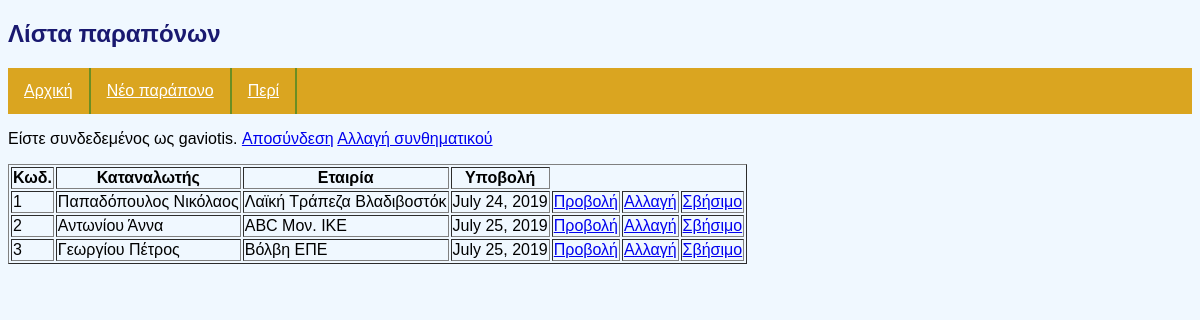
Page / (signed in) on the earlier database version.
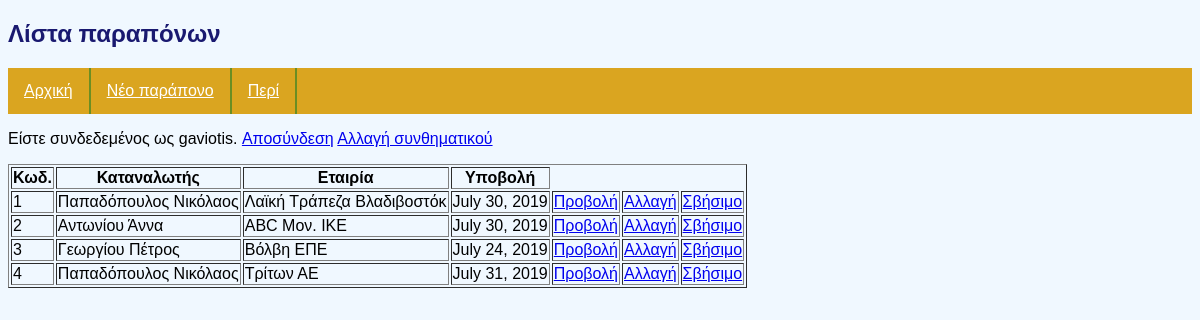
Same page on the later database version.
### dbapp/models.py (models this page shows, shortened)
class Parapono(models.Model):
    katanalotis = models.CharField(max_length=40, verbose_name='Καταναλωτής')
    etairia = models.CharField(max_length=60, verbose_name='Εταιρία')
    ypovoli = models.DateField(
        default=datetime.date.today, verbose_name='Ημ/νία υποβολής')
    prostimo = models.DecimalField(decimal_places=2, max_digits=10, null=True, blank=True,
                                   verbose_name='Επιβληθέν πρόστιμο')  # νέα διόρθωση
    armodios = models.CharField(
        max_length=20, default='Φλώρου Νίκη', verbose_name='Αρμόδιος')
    eisagogi = models.DateTimeField(auto_now_add=True)
    epitopios = models.BooleanField(verbose_name='Επιτόπιος έλεγχος')
    perigrafi = models.TextField(
        null=True, blank=True, verbose_name='Περιγραφή')  # νέα προσθήκη
    xristis = models.ForeignKey('auth.User', default=1, on_delete=models.CASCADE,
                                verbose_name='Χρήστης')  # νέα προσθήκη

### dbapp/views.py (the view)
# urls.py: path('',                  login_required(ArxikiView.as_view()),  name = 'arxikiSelida'),
class ArxikiView(ListView):
    model = Parapono
    template_name = 'arxiki.html'
    context_object_name = 'lista_paraponon'

### dbapp/templates/arxiki.html (shortened to what this page needs)
{% extends 'base.html' %}
{% block myHeader%}
Λίστα παραπόνων
{% endblock myHeader %}
{% block myArticle %}
<table border="1">
  <tr>
    <th> Κωδ. </th>
    <th> Καταναλωτής </th>
    <th> Εταιρία </th>
    <th> Υποβολή </th>
  </tr>
  {% for parapono in lista_paraponon %}
  <tr>
    <td> {{parapono.id }}           </td>
    <td> {{ parapono.katanalotis }} </td>
    <td> {{ parapono.etairia }}     </td>
    <td> {{ parapono.ypovoli }}     </td>
    <td> <a href="{% url 'ena_parSelida' parapono.id %}">Προβολή</a> </td>
    <td> <a href="{% url 'tro_parSelida' parapono.id %}">Αλλαγή </a> </td>
    <td> <a href="{% url 'svy_parSelida' parapono.id %}">Σβήσιμο </a> </td>
  </tr>
  {% endfor %}
</table>
{% endblock myArticle %}

Differences in the rows shown:
changed Parapono "Λαϊκή Τράπεζα Βλαδιβοστόκ": ypovoli "July 24, 2019" → "July 30, 2019"
changed Parapono "Αντωνίου Άννα": ypovoli "July 25, 2019" → "July 30, 2019"
changed Parapono "Γεωργίου Πέτρος": ypovoli "July 25, 2019" → "July 24, 2019"
added Parapono: id "4", katanalotis "Παπαδόπουλος Νικόλαος", etairia "Τρίτων ΑΕ", ypovoli "July 31, 2019"
